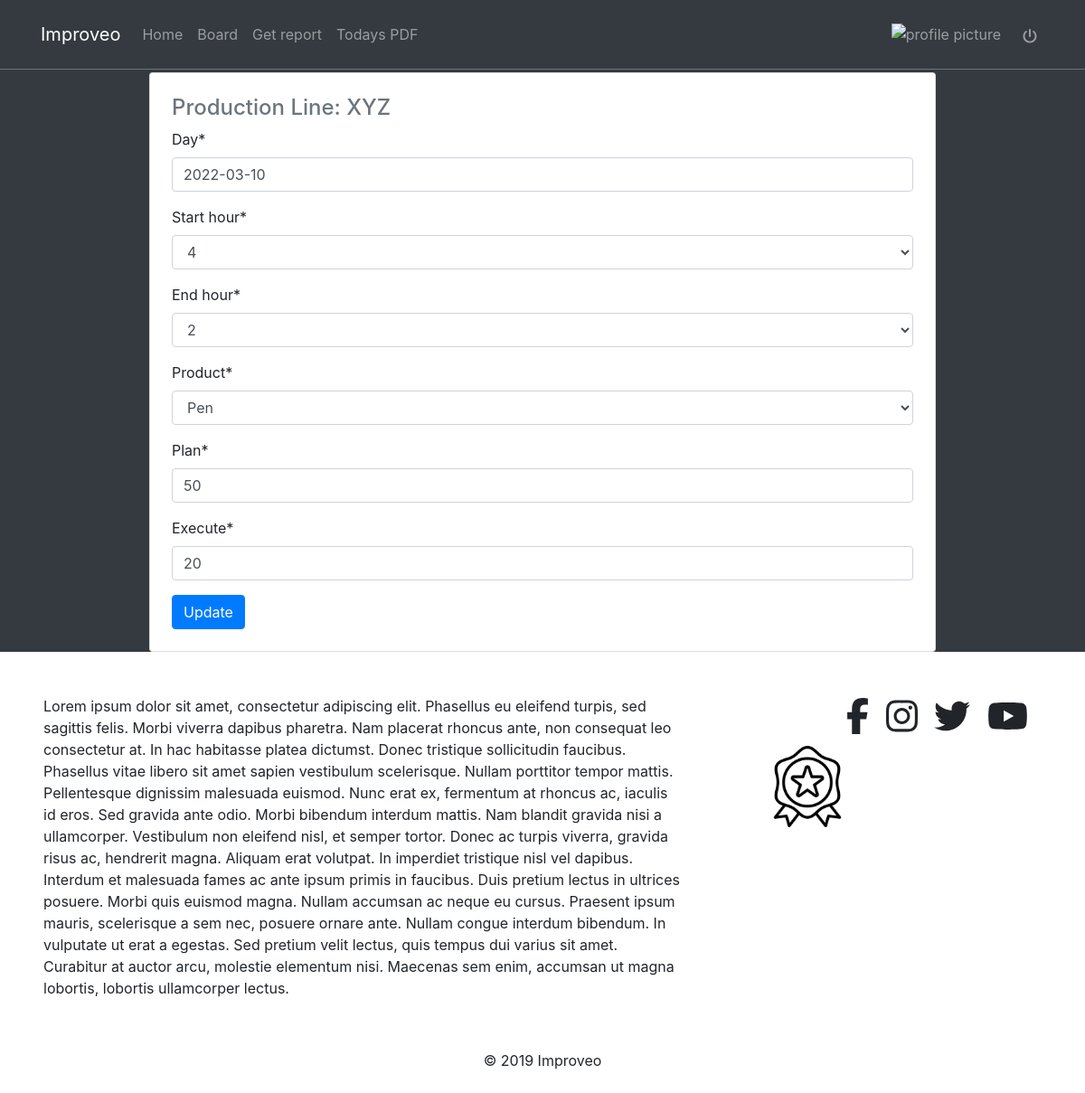
The page /reports/1/14/update/ (signed in) on the database its author committed.
### reports/models.py (models this page shows, shortened)
class Report(models.Model):
    day = models.DateField(default=timezone.now)
    start_hour = models.CharField(max_length=2,choices=hours)#yeni bu isi bu saat araliginda gormlelisen kimi
    end_hour = models.CharField(max_length=2,choices=hours)#
    user = models.ForeignKey(User,on_delete=models.CASCADE)
    product = models.ForeignKey(Product,on_delete=models.CASCADE)
    plan = models.PositiveSmallIntegerField() #plan yeni planama yeni meselen 200 dene mal gelmelidir
    execute = models.PositiveBigIntegerField() #execute etmek yeni icra etmek reportu,execute ise meselen 200 mal gelmelidir amma biz 180 getirmirik hazir elemisik yeni
    production_line = models.ForeignKey(ProductionLine,on_delete=models.CASCADE) #yeni harda emal olundugunu gosteren yer
    updated = models.DateTimeField(auto_now=True)
    created = models.DateTimeField(auto_now_add=True)
    objects = ReportManager()
    class Meta:
        ordering = ['-created']

### areas/models.py (models this page shows)
class ProductionLine(models.Model):#yeni burani firma adi kimide dusunmek olar
    name = models.CharField(max_length=120)
    team_leader = models.ForeignKey(Profile,on_delete=models.CASCADE)
    products = models.ManyToManyField(Product)
    def __str__(self):
        return str(self.name)

### reports/views.py (the view, shortened to what this page needs)
# urls.py: path('reports/<str:production_line>/<pk>/update/',ReportUpdatView.as_view(),name='reportUpdatView'),
class ReportUpdatView(LoginRequiredMixin,UpdateView):
    model = Report
    form_class = ReportForm
    context_object_name = 'updateReport'
    template_name = 'reports/update.html'

### reports/forms.py
class ReportForm(forms.ModelForm):#modelForm yazilmasindaki sebeb databasedi table cekib bura getireciyik
    class Meta:
        model = Report
        exclude = ['user','production_line']
    def __init__(self,*args,**kwargs):
        production_line = kwargs.pop('production_line',None)
        super().__init__(*args,**kwargs)
        if production_line is not None:
            line = get_object_or_404(ProductionLine,name=production_line)
            self.fields['product'].queryset = line.products.all()

### products/models.py (called while the page is built)
    def __str__(self):
        return str(self.name)

### reports/models.py (called while the page is built)
    def get_queryset(self):
        return ReportQueryset(self.model,using=self._db)

### reports/templates/reports/update.html (shortened to what this page needs)
{% extends "base.html" %}
{% load static %}
{% load crispy_forms_tags %}
{% block content %}
    <div class="col-9 mx-auto">
        <div class="card p-4">
            <div class="text-muted mb-2 h4">
                Production Line: {{updateReport.production_line}}
            </div>
            <form action="" method="POST">
                {{form|crispy}}
                <button type="submit" class="btn btn-primary">Update</button>
            </form>
        </div>
    </div>
{% endblock content %}

### rows shown on the page
Report: production_line "XYZ", day "2022-03-10", start_hour "4", end_hour "2", product "Pen", plan "50", execute "20"
